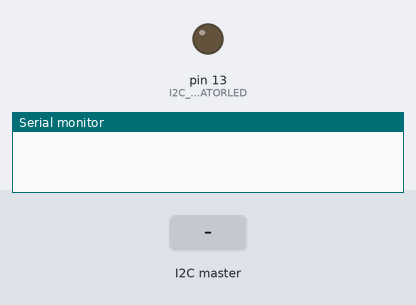
The sketch below on a simulated Arduino Uno, built with avr-gcc and run on an emulated ATmega328P. On the bench: output pins drawn as LEDs (lit = HIGH), the last lines printed to the serial monitor. Inputs (shaded band) come from the test bench.

Above: at 1.2 s.
1.3 s: the I2C master sends the byte 1
At 2.5 s:
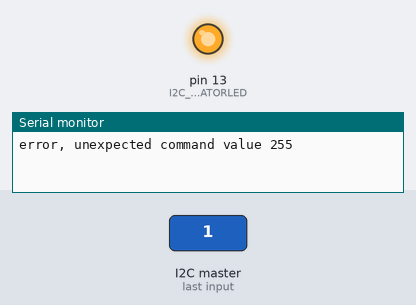
2.8 s: the I2C master sends the byte 0
At 3.9 s:
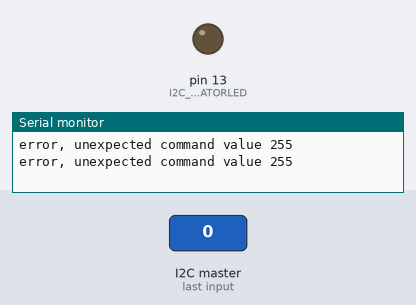
4.3 s: the I2C master sends the byte 2
At 5.1 s:
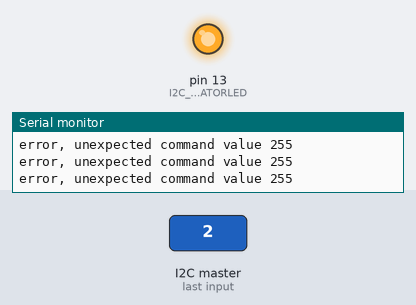
Timing chart, 0 to 7.3 s (numbered marks = the images above; inputs shaded):
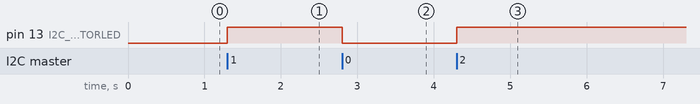

Measured:
- after the input at 1.3 s, pin 13 (I2C_INDICATORLED): LOW → HIGH at once
- after the input at 2.8 s, pin 13 (I2C_INDICATORLED): HIGH → LOW at once
- after the input at 4.3 s, pin 13 (I2C_INDICATORLED): LOW → HIGH at once

The sketch:

i2ctest.ino
```cpp
// Simple I2C slave for testing I2C
// Thanks!
// Modified example by  Nicholas Zambetti <http://www.zambetti.com>
// gileri: https://gist.github.com/gileri/5a9285d6a1cfde142260 for float example
#include <Wire.h>

// Some definitions to be used
#define I2C_INDICATORLED  LED_BUILTIN
#define I2C_CLOCKSPEEDHZ  1000000L
#define I2C_SLAVEID       0x10
#define I2C_CMD_HELLO     0x00
#define I2C_CMD_REQUEST   0x01
#define I2C_CMD_SET       0x02
#define I2C_INITIAL_VAL   0xFF
#define I2C_BUFFER_SZ     0x07
#define SERIAL_BAUDRATE   9600

// Some global variables
byte command = I2C_INITIAL_VAL;
float buffer[I2C_BUFFER_SZ]={1, 2.1, 3.4, -4, 5, 6, I2C_INITIAL_VAL};

void setup() {
  pinMode(I2C_INDICATORLED, OUTPUT);
  digitalWrite(I2C_INDICATORLED, LOW);
  Wire.begin(I2C_SLAVEID);
  Wire.setClock(I2C_CLOCKSPEEDHZ);
  Wire.onRequest(requestEvent);
  Wire.onReceive(receiveEvent);
  Serial.begin(SERIAL_BAUDRATE);
}

void loop() {
  // count the simple checksum byte
  // in real life, buffer will be filled with correct values in this main loop
  // the buffer will be initialized with values so that master will recognize
  // invalid/initial values.
  buffer[I2C_BUFFER_SZ-1] = (float)((buffer[0]+buffer[1]+buffer[2]+buffer[3]+buffer[4]+buffer[5])/6);
  delay(100);
}

//Request Event callback function, will be called when master reads from I2C bus
void requestEvent() {
  Serial.print("request, command: "); Serial.println(command, HEX);
  digitalWrite(I2C_INDICATORLED, !digitalRead(I2C_INDICATORLED));
  switch (command){
    case I2C_CMD_HELLO:
      //hello, to check connection is OK
      Wire.write("Hello!");
      break;
    case I2C_CMD_REQUEST:
      //get data
      Wire.write((byte*)&buffer[0], sizeof(buffer));
      break;
    case I2C_CMD_SET:
      //we could toggle some led or something else
      Wire.write(I2C_INITIAL_VAL);
      break;
    default:
       Wire.write(I2C_INITIAL_VAL);
  }
  //flush
  while(Wire.available()){
    Wire.read();
  }
}

// Receive Event callback, called when master writes data to I2C bus
void receiveEvent(int bytes)
{
  byte addr =  Wire.read();
  byte cmd = Wire.read();
  switch (cmd) {
    case 0:
      command = I2C_CMD_HELLO;
      break;
    case 1:
      command = I2C_CMD_REQUEST;
      break;
    case 2:
      command = I2C_CMD_SET;
      break;
    default:
      Serial.print("error, unexpected command value ");
      Serial.println(cmd);
  }
  digitalWrite(LED_BUILTIN, !digitalRead(LED_BUILTIN));
  //flush
  while(Wire.available()){
    Wire.read();
  }
}
```
